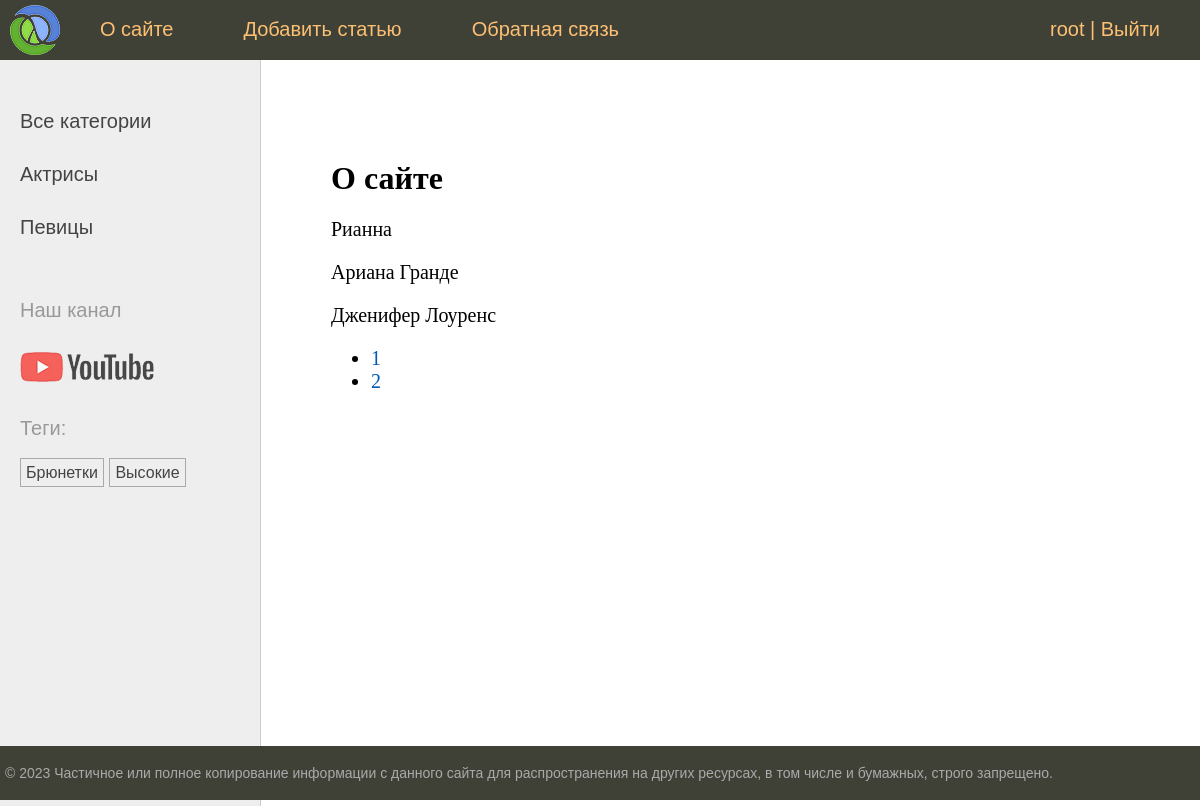
The page /about/ (signed in) on the database its author committed.
### women/models.py (models this page shows, shortened)
class Category(models.Model):
    name = models.CharField(max_length=100, db_index=True, verbose_name = 'Категория')
    slug = models.SlugField(max_length=255, unique=True, db_index=True)
    class Meta:
        verbose_name = 'Категория'
        verbose_name_plural = 'Категории'
    def get_absolute_url(self):
        return reverse("category", kwargs={"cat_slug": self.slug})

class TagPost(models.Model):
    tag = models.CharField(max_length=100, db_index=True)
    slug = models.SlugField(max_length=255, unique=True, db_index=True)
    def get_absolute_url(self):
        return reverse("tag", kwargs={"tag_slug": self.slug})

class Women(models.Model):
    class Status(models.IntegerChoices):
        DRAFT= 0, 'Черновик'
        PUBLISHED = 1, 'Опубликованно'
    title = models.CharField(max_length=255, verbose_name='Заголовок')
    slug = models.SlugField(max_length=255, unique=True, db_index=True, verbose_name='Slug', validators=[
                                MinLengthValidator(5, message='Минимум 5 символов'),
                                MaxLengthValidator(100, message='Максимум 100 символов')
                            ])
    photo = models.ImageField(upload_to='photos/%Y/%m/%d/', default=None,
                               blank=True, null=True, verbose_name='Фото')
    content = models.TextField(blank=True, verbose_name='Текст статьи')
    time_create = models.DateTimeField(auto_now_add=True, verbose_name='Время создания')
    time_update = models.DateTimeField(auto_now=True, verbose_name='Время изменения')
    is_published = models.BooleanField(choices=tuple(map(lambda x: (bool(x[0]), x[1]), Status.choices)),
                                        default=Status.DRAFT, verbose_name='Статус')
    cat = models.ForeignKey('Category', on_delete=models.PROTECT, related_name='posts', verbose_name='Категории')
    tags = models.ManyToManyField('TagPost', blank=True, related_name='tags', verbose_name='Теги')
    husband = models.OneToOneField('Husband', on_delete=models.SET_NULL, null=True, blank=True, related_name='wuman', verbose_name='Муж')
    author = models.ForeignKey(get_user_model(), on_delete=models.SET_NULL, related_name='posts', null=True, default=None)
    objects = models.Manager()
    published = PublishedManager()
    def __str__(self):
        return self.title
    class Meta:
        verbose_name = 'Известные женщины'
        verbose_name_plural = 'Известные женщины'
        ordering = ['-time_create']
        indexes = [
            models.Index(fields=['-time_create'])
        ]

### women/views.py (the view)
# urls.py: path('about/', views.about, name='about'),
@login_required
def about(request):
    contact_list = Women.published.all()
    paginator = Paginator(contact_list, 3)
    page_number = request.GET.get('page')
    page_obj = paginator.get_page(page_number)
    return render(request, 'women/about.html',
                   {'title': 'О сайте',
                    'menu': menu,
                    'page_obj': page_obj})

### users/context_processors.py (called while the page is built)
def get_women_context(request):
    return {'mainmenu': menu}

### women/models.py (called while the page is built)
    def get_queryset(self) -> models.QuerySet:
        return super().get_queryset().filter(is_published=Women.Status.PUBLISHED)

### women/templatetags/women_tags.py (called while the page is built)
@register.inclusion_tag('women/list_categories.html')
def show_categories(cat_selected=0):
    cats = Category.objects.annotate(total=Count('posts')).filter(total__gt=0)
    return {'cats': cats, 'cat_selected':cat_selected}

@register.inclusion_tag('women/list_tags.html')
def show_all_tags(cat_selected=0):
    return {'tags': TagPost.objects.annotate(total=Count('tags')).filter(total__gt=0)}

### women/templates/women/about.html
{% extends 'base.html' %}
{% block content %}
<h1>{{title}}</h1>
{% for item in page_obj %}
<p>{{ item }}</p>
{% endfor %}
<nav>
<ul>
    {% for p in page_obj.paginator.page_range %}
    <li>
        <a href="?page={{ p }}">{{ p }}</a>
    </li>
    {% endfor %}
</ul>
</nav>
{% endblock %}

### templates/base.html (shortened to what this page needs)
{% load static %}
{% load women_tags %}
<!DOCTYPE html>
<html>
<head>
	<link type="text/css" href="{% static 'women/css/styles.css' %}" rel="stylesheet" />
</head>
<body>
<table class="table-page" border=0 cellpadding="0" cellspacing="0">
<tr><td valign=top>
{% block mainmenu %}
		<div class="header">
			<ul id="mainmenu" class="mainmenu">
			<li class="logo"><a href="{% url 'home' %}"><div class="logo"></div></a></li>
{% for m in mainmenu %}
	<li><a href="{% url m.url_name %}">{{m.title}}</a></li>
{% endfor %}
{% if user.is_authenticated %}
	<li class="last">{{user.username}} | <a href="{% url 'users:logout' %}">Выйти</a></li>
{% else %}
	<li class="last"><a href="{% url 'users:login' %}">Войти</a> | <a href="#">Регистрация</a></li>
{% endif %}
			</ul>
		</div>
{% endblock mainmenu %}
<table class="table-content" border=0 cellpadding="0" cellspacing="0">
<tr>
	<td valign="top" class="left-chapters">
	<ul id="leftchapters">
		{% if cat_selected == 0 %}
		<li class="selected">Все категории</li>
		{% else %}
		<li><a href="{% url "home" %} ">Все категории</a></li>
		{% endif %}
		{% show_categories cat_selected %}
		<li class="share">
		<p>Наш канал</p>
		<a class="share-yt" href="https://www.youtube.com/channel/UClJzWfGWuGJL2t-3dYKcHTA/playlists" target="_blank" rel="nofollow"></a>
		</li>
		<li>{% show_all_tags %}</li>
	</ul>
</td>
<td valign="top" class="content">
	<div class="content-text">
{% block content %}
{% endblock %}
	</div>
</td></tr></table>
</td></tr>
<tr><td valign=top>
	<div id="footer">
		<p>&copy; 2023 Частичное или полное копирование информации с данного сайта для распространения на других ресурсах, в том числе и бумажных, строго запрещено.</p>
	</div>
</td></tr></table>
</body>
</html>

### women/templates/women/list_categories.html
{% for cat in cats %}
{% if cat.id == cat_selected %}
<li class="selected">{{cat.name}}</li>
{% else %}
<li><a href="{{cat.get_absolute_url}} ">{{cat.name}}</a></li>
{% endif %}
{% endfor %}

### women/templates/women/list_tags.html
{% if tags %}
<p>Теги:</p>
<ul class='tags-list'>
    {% for t in tags %}
    <li><a href="{{t.get_absolute_url}}">{{t.tag}}</a></li>
    {% endfor %}
</ul>
{% endif %}

### women/static/women/css/styles.css (style rules this page uses)
html, body { font-family: 'Arial'; margin: 0; padding: 0; height: 100%; width: 100%; color: #444; }
a { color: #0059b2; text-decoration: none; }
.table-page { width: 100%; height: 100%; vertical-align: top; }
.table-page tr { height: 100%; }
.header { background: #3F4137; height: 60px; }
.logo { background: url('../images/logo.png') no-repeat 10px 5px; width: 70px; height: 60px; }
ul.mainmenu { list-style: none; margin: 0; padding: 0; height: 60px; color: #fdc073; font-size: 20px; overflow: hidden; }
ul.mainmenu li { float: left; margin: 18px 40px 0 30px; }
ul.mainmenu li.logo { margin: 0; }
ul.mainmenu li.last { float: right; }
ul.mainmenu li a { color: #fdc073; text-decoration: none; }
.table-content { width: 100%; min-height: 100%; height: 100%; }
.left-chapters { margin: 0; background: #eee; border-right: 1px solid #ccc; }
.left-chapters ul { width: 230px; margin: 0; padding: 20px 10px 10px 20px; list-style: none; font-size: 20px; }
.left-chapters ul li { margin: 30px 0 0 0; color: #999; }
.left-chapters ul li a { color: #444; text-decoration: none; }
.left-chapters ul li.share { margin: 60px 0 0 0; }
.left-chapters ul li.share p { margin: 30px 0 30px 0; }
.left-chapters ul li.share a { display: inline-block; width: 40px; height: 40px; margin: 0 20px 0 0; }
.left-chapters ul li.share a.share-yt { width: 100%; height: 30px; background: url('../images/share_yt.png') no-repeat 0 0 }
ul.tags-list { width: 100%; margin: 0; padding: 0; list-style: none; }
ul.tags-list li { margin: 0; padding: 0 0 10px; display: inline-block; }
ul.tags-list li a { padding: 5px; font-size: 16px; border: 1px solid #aaa; }
.content { padding: 40px 20px 20px 40px; width: 100%; box-sizing: border-box; }
.content-text { margin: 60px 0 0 30px; color: #000; font-size: 20px; font-family: Yandex Sans Display Light; }
.content-text h1 { font-size: 32px; }
#footer { box-sizing: border-box; background: #3F4137; padding: 5px; color: #aaa; font-size: 14px; font-family: Verdana, Geneva, Arial, Helvetica; text-align: left; overflow: hidden; }

### rows shown on the page
Category: name "Актрисы"
Category: name "Певицы"
TagPost: tag "Брюнетки"
TagPost: tag "Высокие"
Women: title "Рианна"
Women: title "Ариана Гранде"
Women: title "Дженифер Лоуренс"

### other values the page prints
{{ m.title }} "О сайте" "Добавить статью" "Обратная связь"
{{ user.username }} "root"
{{ title }} "О сайте"
{{ p }} "1" "2"
